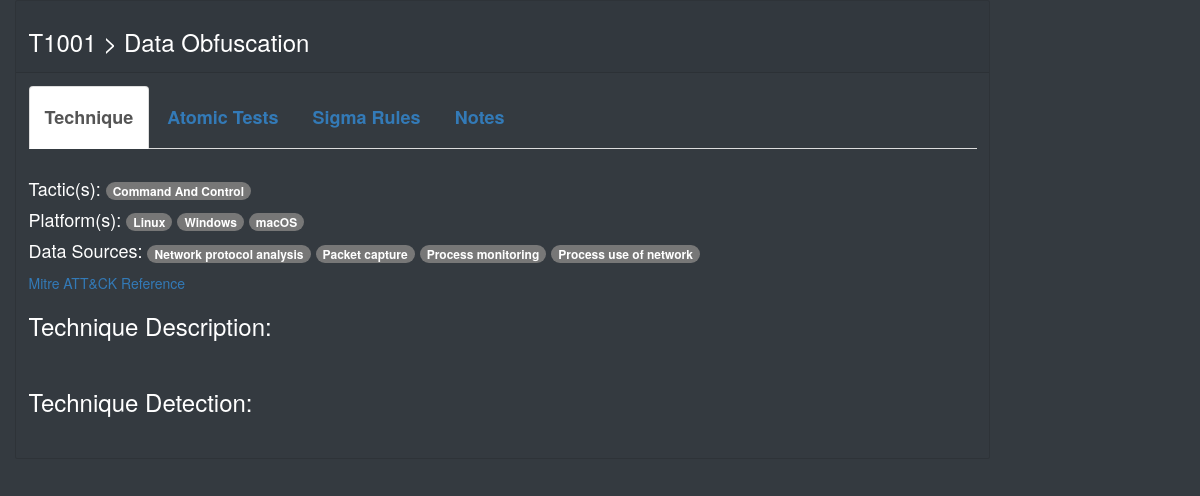
The page /matrix/technique/T1001 on the database its author committed.
### matrix/models.py (models this page shows, shortened)
class Technique(models.Model):
    technique_id = models.CharField(max_length=10, primary_key=True)
    technique_name = models.CharField(max_length=40)
    technique_description = models.TextField()
    technique_detection = models.TextField()
    technique_url = models.CharField(max_length=200)
    technique_abbreviation = models.CharField(max_length=4, blank=True, null=True)
    created = models.DateField(blank=True,null=True)
    modified = models.DateField(blank=True,null=True)
    atomic_yml = models.FileField(upload_to='atomics/',blank=True, null=True)
    atomic_md = models.FileField(upload_to='atomics/',blank=True, null=True)
    platform = models.ManyToManyField(Platform)
    data_source = models.ManyToManyField(DataSource)
    tactic_name = models.ManyToManyField(Tactic)
    objects = models.Manager()
    class Meta:
        verbose_name = 'technique'
        verbose_name_plural = 'techniques'

class Tactic(models.Model):
    tactic_id = models.CharField(max_length=10)
    tactic_name = models.CharField(max_length=30,primary_key=True)
    tactic_description = models.TextField()
    tactic_url = models.CharField(max_length=200)
    objects = models.Manager()
    class Meta:
        verbose_name = 'tactic'
        verbose_name_plural = 'tactics'
    def __str__(self):
        return self.tactic_name

class Platform(models.Model):
    platform_name = models.CharField(max_length=30,primary_key=True)
    objects = models.Manager()
    class Meta:
        verbose_name = 'platform'
        verbose_name_plural = 'platforms'
    def __str__(self):
        return self.platform_name

class DataSource(models.Model):
    data_source = models.CharField(max_length=20,primary_key=True)
    objects = models.Manager()
    class Meta:
        verbose_name = 'data source'
        verbose_name_plural = 'data sources'
    def __str__(self):
        return self.data_source

### matrix/views.py (the view)
# urls.py: path('technique/<str:pk>', views.individualTechnique, name='individualTechnique'),
def individualTechnique(request, pk):
    technique = Technique.objects.get(pk=pk)
    platforms = Platform.objects.filter(technique=technique.technique_id)
    data_sources = DataSource.objects.filter(technique=technique.technique_id)
    tactics = Tactic.objects.filter(technique=technique.technique_id)
    notes = Note.objects.filter(technique_id=technique.technique_id)
    all_notes = notes[::-1]
    sigma_rules = list()
    rules = SigmaRule.objects.filter(technique=technique.technique_id)
    rule_names = list()
    yaml_rule_list = list()
    for rule in rules:
        sigma_rules.append("/sigma_rules/" + rule.rule_name + ".yml")
        sigma = open(settings.MEDIA_ROOT + '/' + rule.rule_file.name ,'r')
        yaml_rule_list.append([rule.rule_name, sigma.read()])
        sigma.close()
    atomic = technique
    null_atom = ""
    try:
        atomic_file = open(settings.MEDIA_ROOT + '/atomics/' + atomic.technique_id + ".md", 'r')
        atomic_yaml = open(settings.MEDIA_ROOT + '/atomics/' + atomic.technique_id + ".yaml", 'r')
        atom = atomic_file.read()
        atom_yaml = atomic_yaml.read()
        atomic_file.close()
        atomic_yaml.close()
    except:
        null_atom = "There are currently no Atomic Red Team tests available for this technique."
        atom_yaml = ""
        atom = ""
    context = {
        'technique': technique,
        'platforms': platforms,
        'data_sources': data_sources,
        'tactics': tactics,
        'technique_description': markdownify(technique.technique_description),
        'technique_url': technique.technique_url,
        'technique_id': technique.technique_id,
        'technique_detection': markdownify(technique.technique_detection),
        'technique_name': technique.technique_name,
        'atom': markdownify(atom),
        'atom_yaml': atom_yaml,
        'null_atom': null_atom,
        'tech_notes': all_notes,
        'yaml_rules': yaml_rule_list,
    }
    return render(request, 'matrix/technique.html', context = context)

### matrix/templates/matrix/technique.html (shortened to what this page needs)
{% extends "base_generic_no_header.html" %}
{% block content %}
<div class="card bg-dark text-white mb-3" style="width:975px">
 <div class="card-header"><h3>{{ technique_id | safe }} > {{ technique_name | safe }}</h3></div>
 <div class="card-body">
  <ul class="nav nav-tabs">
    <li class="active"><a data-toggle="tab" href="#technique"><h4><b>Technique</b></h4></a></li>
    <li><a data-toggle="tab" href="#atomic"><h4><b>Atomic Tests</b></h4></a></li>
    <li><a data-toggle="tab" href="#sigma"><h4><b>Sigma Rules</b></h4></a></li>
    <li><a data-toggle="tab" href="#notes"><h4><b>Notes</b></h4></a></li>
  </ul>
  <div class="tab-content bg-dark text-white">
    <div id="technique" class="tab-pane fade in active"><br>
      <p><h4>Tactic(s): {% for tactic in tactics %}<span class="badge badge-primary">{{ tactic }}</span> {% endfor %}</h4></p>
      <p><h4>Platform(s): {% for platform in platforms %}<span class="badge badge-primary">{{ platform }}</span> {% endfor %}</h4></p>
      <p><h4>Data Sources: {% for data_source in data_sources %}<span class="badge badge-primary">{{ data_source }}</span> {% endfor %}</h4></p>
      <p><a href='{{ technique_url | safe }}'>Mitre ATT&CK Reference</a></p>
      <p>
        <h3>Technique Description:</h3>
      </p>
      <div id="comment-md">{{ technique_description | safe }}
        <br>
      </div>
      <p>
        <h3>Technique Detection:</h3>
      </p>
      <div id="comment-md">{{ technique_detection | safe }}<br></div>
    </div>
  </div>
</div>
</div>
</div>
{% endblock %}

### rows shown on the page
Technique: technique_id "T1001", technique_name "Data Obfuscation"
Tactic: tactic_name "Command And Control"
Platform: platform_name "Linux"
Platform: platform_name "Windows"
Platform: platform_name "macOS"
DataSource: data_source "Network protocol analysis"
DataSource: data_source "Packet capture"
DataSource: data_source "Process monitoring"
DataSource: data_source "Process use of network"
